Frame 1 (no input): blank canvas, image omitted
Frame 60 (the mouse pressed at the canvas centre just before this capture): blank canvas, image omitted
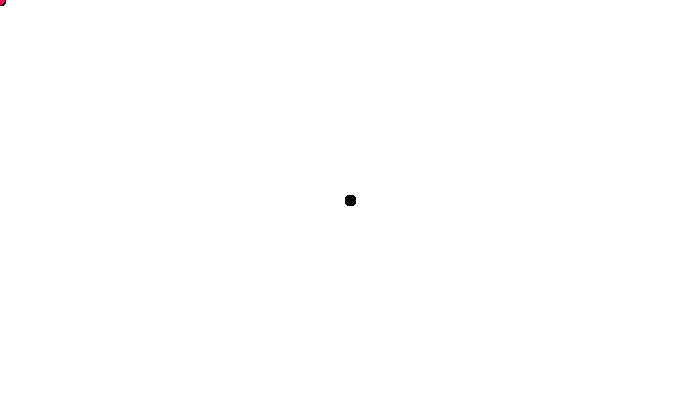
Frame 120 (the mouse held since frame 60 and released just before this capture)

The Processing sketch whose frames 1 and 60 were blank and that drew this single picture after the mouse press (run headless with seeded random() and noise(); from frame 60 on, the mouse is pressed at the canvas centre):

// Processing sketch: processing_34490
// ── processing_34490.pde

int x =10;
int click =0;

void setup() {

  size(700, 400);
  background(255);
  //fill( 251,0,0,80);
}
void draw() {

  
  if (mouseX < 233) {
    fill(251,0,80); 
    //rect(mouseY,mouseX,10,10);
  }
  if (mouseX>233 && mouseX<466){
    fill(0);
  }
  if (mouseX>466 && mouseX<700){
    fill(251,102,0);
  }
 
  ellipse(mouseX,mouseY,x,x);
}
